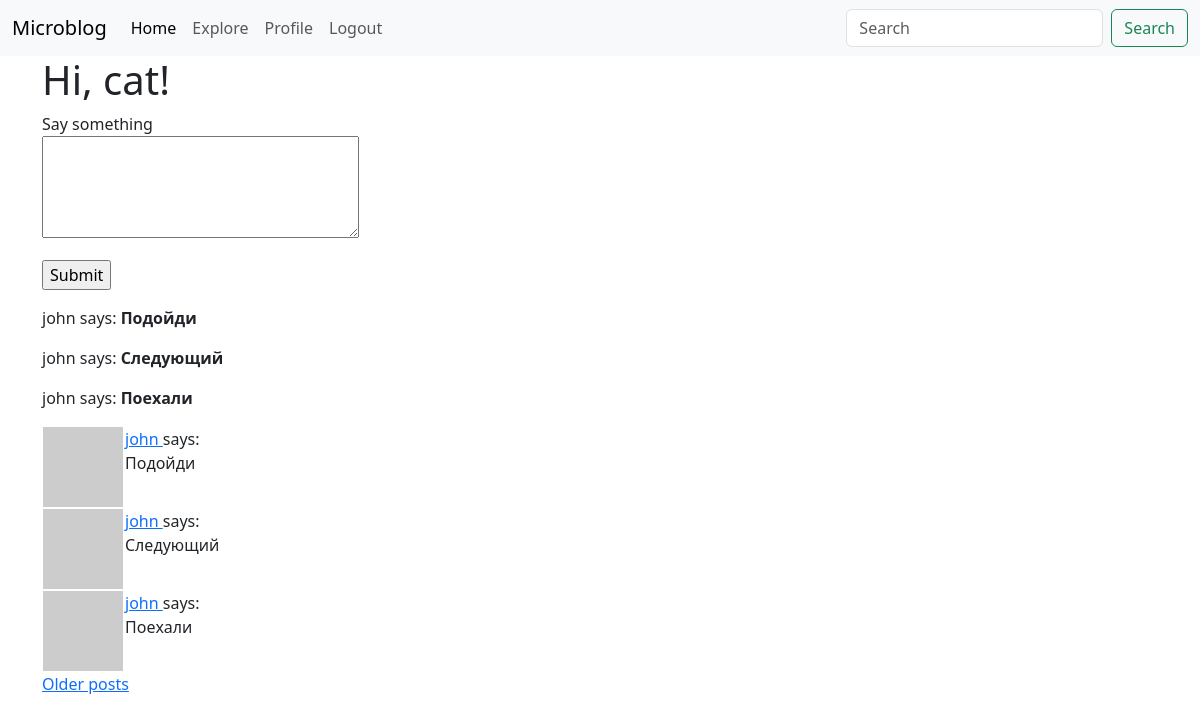
Page /index (signed in) on the committed database.
### app/models.py (models this page shows, shortened)
class User(UserMixin, db.Model):
    id: so.Mapped[int] = so.mapped_column(primary_key=True)
    username: so.Mapped[str] = so.mapped_column(sa.String(64), index=True, unique=True)
    email: so.Mapped[str] = so.mapped_column(sa.String(120), index=True, unique=True)
    password_hash: so.Mapped[Optional[str]] = so.mapped_column(sa.String(256))
    about_me: so.Mapped[Optional[str]] = so.mapped_column(sa.String(140))
    last_seen: so.Mapped[Optional[datetime]] = so.mapped_column(default=lambda: datetime.now(timezone.utc))
    following: so.WriteOnlyMapped['User'] = so.relationship(
        secondary=followers, primaryjoin=(followers.c.follower_id == id),
        secondaryjoin=(followers.c.followed_id == id),
        back_populates='followers')
    followers: so.WriteOnlyMapped['User'] = so.relationship(
        secondary=followers, primaryjoin=(followers.c.followed_id == id),
        secondaryjoin=(followers.c.follower_id == id),
        back_populates='following')
    posts: so.WriteOnlyMapped['Post'] = so.relationship(back_populates='author')
    def avatar(self, size):
        digest = md5(self.email.lower().encode('utf-8')).hexdigest()
        return f'https://www.gravatar.com/avatar/{digest}?d=identicon&s={size}'
    def following_posts(self):
        Author = so.aliased(User)
        Follower = so.aliased(User)
        return (
            sa.select(Post)
            .join(Post.author.of_type(Author))
            .join(Author.followers.of_type(Follower), isouter=True)
            .where(sa.or_(
                Follower.id == self.id,
                Author.id == self.id,
            ))
            .group_by(Post)
            .order_by(Post.timestamp.desc())
        )

class Post(db.Model):
    id: so.Mapped[int] = so.mapped_column(primary_key=True)
    body: so.Mapped[str] = so.mapped_column(sa.String(140))
    timestamp: so.Mapped[datetime] = so.mapped_column(index=True, default=lambda: datetime.now(timezone.utc))
    user_id: so.Mapped[int] = so.mapped_column(sa.ForeignKey(User.id), index=True)
    author: so.Mapped[User] = so.relationship(back_populates='posts')

### app/routes.py (the view)
@app.route('/', methods=['GET', 'POST'])
@app.route('/index', methods=['GET', 'POST'])
@login_required
def index():
    form = PostForm()
    if form.validate_on_submit():
        post = Post(body=form.post.data, author=current_user)
        db.session.add(post)
        db.session.commit()
        flash('Your post is now live!')
        return redirect(url_for('index'))
    page = request.args.get('page', 1, type=int)
    posts = db.paginate(current_user.following_posts(), page=page, per_page=app.config['POSTS_PER_PAGE'], error_out=False)
    next_url = url_for('index', page=posts.next_num) if posts.has_next else None
    prev_url = url_for('index', page=posts.prev_num) if posts.has_prev else None
    return render_template("index.html", title='Home', form=form, posts=posts.items, next_url=next_url, prev_url=prev_url)

### app/forms.py
class PostForm(FlaskForm):
    post = TextAreaField('Say something', validators=[
        DataRequired(), Length(min=1, max=140)])
    submit = SubmitField('Submit')

### app/models.py (called while the page is built)
@login.user_loader
def load_user(id):
  return db.session.get(User, int(id))

### app/routes.py (called while the page is built)
@app.before_request
def before_request():
    if current_user.is_authenticated:
        current_user.last_seen = datetime.now(timezone.utc)
        db.session.commit()

### app/templates/index.html (shortened to what this page needs)
{% extends "base.html" %}
{% block content %}
    <h1>Hi, {{ current_user.username }}!</h1>
    {% if form %}
        <form action="" method="post">
            <p>
                {{ form.post.label }}<br>
                {{ form.post(cols=32, rows=4) }}<br>
            </p>
            <p>{{ form.submit() }}</p>
        </form>
    {% endif %}
    {% for post in posts %}
    <p>
    {{ post.author.username }} says: <b>{{ post.body }}</b>
    </p>
    {% endfor %}
    {% for post in posts %}
        {% include '_post.html' %}
    {% endfor %}
    {% if next_url %}
        <a href="{{ next_url }}">Older posts</a>
    {% endif %}
{% endblock %}

### app/templates/_post.html
    <table>
        <tr valign="top">
            <td><img src="{{ post.author.avatar(36) }}"></td>
            <td>
                <a href="{{ url_for('user', username=post.author.username) }}">
                    {{ post.author.username }}
                </a>
                says:<br>{{ post.body }}
            </td>
        </tr>
    </table>

### rows in the picture
User: username "cat"
Post: author.username "john", body "Подойди"
Post: author.username "john", body "Следующий"
Post: author.username "john", body "Поехали"
